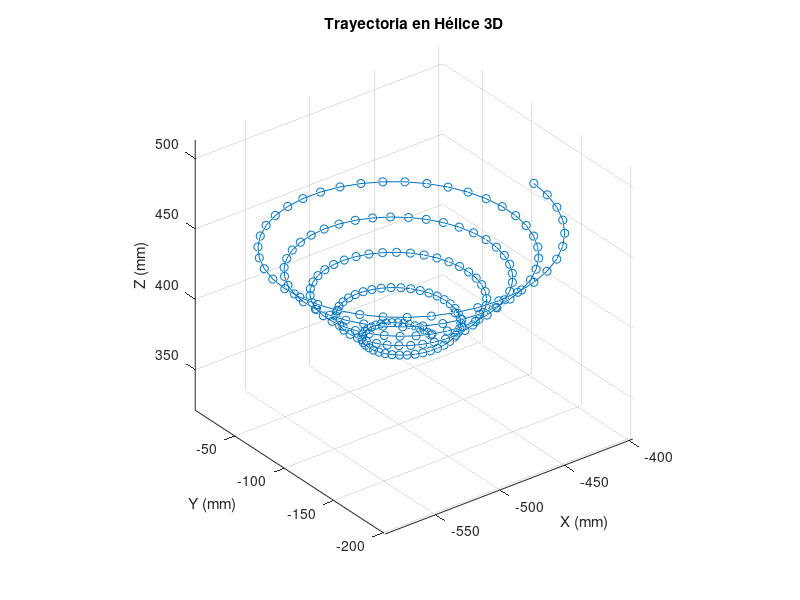

Reproduce this figure in MATLAB.
% Parámetros de la espiral en 3D
radio_inicial = 20;          % Radio inicial de la espiral en mm
radio_final   = 100;         % Radio máximo de la espiral en mm
n_puntos    = 200;           % Número total de puntos en la espiral
centro      = [-497, -102, 377];  % Centro de la espiral (en mm)
vueltas     = 5;             % Número de vueltas de la espiral

% Parámetros de tiempo
Tfinal            = 4;       % Tiempo total de simulación (en segundos)
velocidad_definida = 80;     % Velocidad constante usada en la última columna
Tem               = Tfinal / n_puntos;   % Tiempo de muestreo
instante          = linspace(0, Tfinal, n_puntos)';  % Vector de tiempos

% Crear una lista de ángulos igualmente espaciados
angulos = linspace(0, vueltas * 2 * pi, n_puntos);

% Crear una matriz para almacenar las posiciones cartesianas deseadas
positions = zeros(n_puntos, 3);

% Calcular el radio de la espiral en cada punto
radios = linspace(radio_inicial, radio_final, n_puntos);

% Calcular las posiciones de la espiral en 3D
for i = 1:n_puntos
    x = centro(1) + radios(i) * cos(angulos(i));
    y = centro(2) + radios(i) * sin(angulos(i));
    z = centro(3) + (i / n_puntos) * (radio_final - radio_inicial);
    positions(i, :) = [x, y, z];
end

% Asignar posiciones calculadas a variables
cons1 = positions(:, 1);
cons2 = positions(:, 2);
cons3 = positions(:, 3);

% Definir rotaciones fijas
rotations = repmat([180, 0, 0], n_puntos, 1);
cons4 = rotations(:, 1);
cons5 = rotations(:, 2);
cons6 = rotations(:, 3);

% Guardar las posiciones y rotaciones en un archivo de texto
archivo_salida_txt = 'trayectoria_helice_3D.txt';
fileID = fopen(archivo_salida_txt, 'w');

% Escribir la palabra 'articular' en la primera fila del archivo
fprintf(fileID, 'articular\n');

% Escribir los datos de la trayectoria
for i = 1:n_puntos
    fprintf(fileID, '%.3f,%.3f,%.3f,%.2f,%.2f,%.2f,%d,%.3f\n', ...
        cons1(i), cons2(i), cons3(i), cons4(i), cons5(i), cons6(i), velocidad_definida, 0);
end
fclose(fileID);
disp(['Archivo guardado: ', archivo_salida_txt]);

% Graficar la trayectoria en 3D
figure;
plot3(cons1, cons2, cons3, 'o-');
xlabel('X (mm)');
ylabel('Y (mm)');
zlabel('Z (mm)');
title('Trayectoria en Hélice 3D');
grid on;
axis equal;

disp('Trayectoria en espiral generada y guardada correctamente.');
